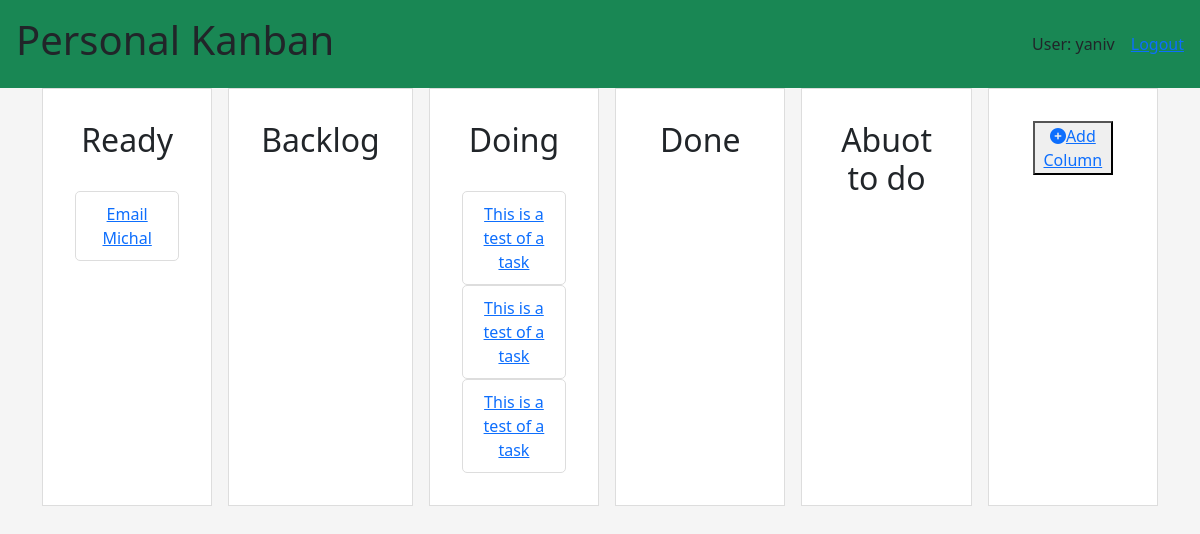
/board/1/ (signed in), run on the app's committed database.
### board/models.py (models this page shows, shortened)
class Column(models.Model):
    title = models.CharField(max_length=255)
    board = models.ForeignKey("Board", related_name="columns", on_delete=models.CASCADE)

class Task(models.Model):
    class Priority(models.TextChoices):
        HIGH = "H", "High"
        MEDIUM = "M", "Medium"
        LOW = "L", "Low"
    title = models.CharField(max_length=255)
    description = models.TextField()
    priority = models.CharField(
        max_length=1,
        choices=Priority.choices,
        default=Priority.MEDIUM,
    )
    board = models.ForeignKey("Board", related_name="tasks", on_delete=models.CASCADE)
    column = models.ForeignKey("Column", related_name="tasks", on_delete=models.CASCADE)
    task_order = models.PositiveIntegerField(default=0, editable=False, db_index=True)
    class Meta:
        ordering = ["task_order"]
        verbose_name_plural = "Tasks"

### board/views.py (the view)
# urls.py: path("board/<int:pk>/", views.BoardDetailView.as_view(), name="board"),
class BoardDetailView(LoginRequiredMixin, generic.DetailView):
    model = Board
    template_name = "board/board.html"
    context_object_name = "board"
    def get_queryset(self):
        return self.model.objects.filter(owner=self.request.user)

### board/templates/board/board.html (shortened to what this page needs)
{% extends "base.html" %}
{% load static %}
{% block content%}
<div class="container">
    {% for column in board.columns.all %}
            <div>
                <div class="conteainer">
                    <h2>{{column.title}}</h2>
                </div>
                {% for task in column.tasks.all %}
                    <div class="task card"><a href="{% url "board:update_task" board.pk task.pk %}">{{task.title}}</a></div>
                {% endfor %}
            </div>
    {% endfor %}
    <div class=""><div class="container">
        <button><a href="{% url "board:create_column" board.pk %}"><i class="fa-solid fa-circle-plus"></i>Add Column</a></button>
    </div></div>
</div>
{% endblock %}

### templates/base.html (shortened to what this page needs)
{% load static %}
<!DOCTYPE html>
<html>
    <head>
        <link rel="stylesheet" href="https://cdn.jsdelivr.net/npm/bootstrap@5.1.3/dist/css/bootstrap.min.css">
        <link rel="stylesheet" href="https://cdnjs.cloudflare.com/ajax/libs/font-awesome/6.2.1/css/all.min.css" />
        <link rel="stylesheet" href="{% static 'board/css/board.css' %}">
    </head>
    <body>
        <header>
            <h1>Personal Kanban</h1>
            <ul class="sidebar-nav">
            {% if user.is_authenticated %}
                <li>User: {{ user.get_username }}</li>
                <li><a href="{% url 'logout' %}?next={{ request.path }}">Logout</a></li>
            {% else %}
                <li><a href="{% url 'login' %}?next={{ request.path }}">Login</a></li>
            {% endif %}
            </ul>
        </header>
        {% block content %}
        {% endblock %}
    </body>
</html>

### board/static/board/css/board.css (style rules this page uses)
body { background-color: #f5f5f5; }
.container { display: flex; flex-direction: row; justify-content: space-between; gap: 1em; }
.container>div { background-color: #fff; border: 1px solid #ddd; padding: 2rem; text-align: center; width: 100%; }
.task.card { border: 1px solid #ddd; border-radius: 5px; padding: 10px; text-align: center; }

### templates/base.html (style rules this page uses)
header { display: flex; justify-content: space-between; background-color: #198754; padding: 1rem; text-align: center; }
header ul { display: flex; gap: 1rem; justify-content: space-between; list-style: none; padding: 0; margin: 0; align-items: center; }

### data on the page
Column: title "Ready"
Task: title "Email Michal"
Column: title "Backlog"
Column: title "Doing"
Task: title "This is a test of a task"
Task: title "This is a test of a task"
Task: title "This is a test of a task"
Column: title "Done"
Column: title "Abuot to do"

### other printed values
{{ user.get_username }} "yaniv"
